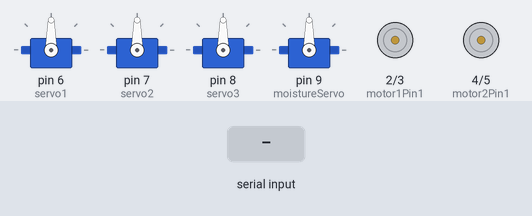
Simulated run of this sketch. Board: Arduino Uno, built with avr-gcc and run on an emulated ATmega328P. Parts: 4 × servo, motor-driver pin pairs drawn as motors (green arrow = first pin HIGH = forward, orange = second pin HIGH = backward, longer = more drive). The inputs (shaded band) are chosen by the test bench.

Above: at 1.2 s.
1.3 s: "FORWARD\n" received over Serial
At 2.1 s:
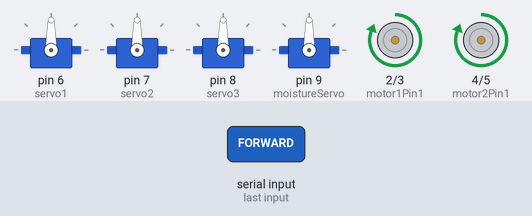
2.8 s: "BACKWARD\n" received over Serial
At 3.3 s:
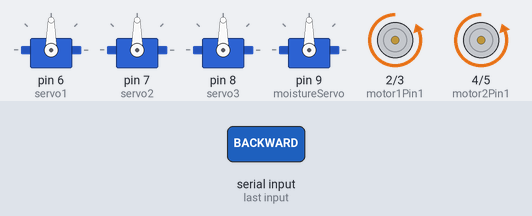
4.3 s: "LEFT\n" received over Serial
At 5.4 s:
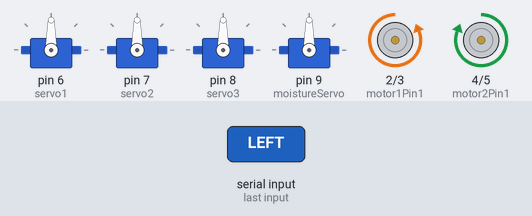
5.8 s: "RIGHT\n" received over Serial
At 6.6 s:
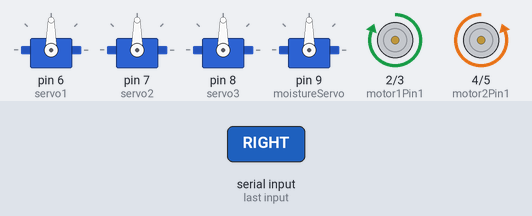
7.3 s: "SERVO1:\n" received over Serial
At 7.8 s:
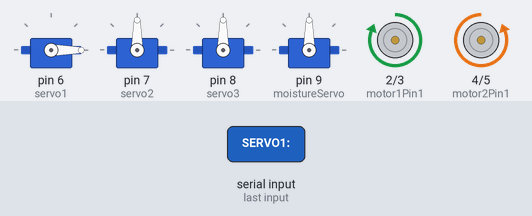
8.8 s: "STOP\n" received over Serial
At 10.1 s:
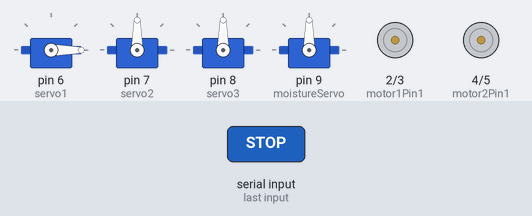
Timing chart, 0 to 11.3 s (numbered marks = the images above; inputs shaded):
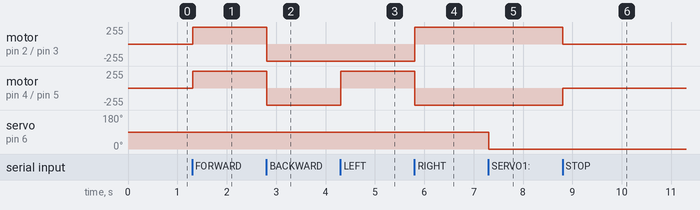

The sketch:

agri-rover-arduino.ino
```cpp
#include <Servo.h>

// Define motor pins
const int motor1Pin1 = 2; // Motor 1 control pin 1
const int motor1Pin2 = 3; // Motor 1 control pin 2
const int motor2Pin1 = 4; // Motor 2 control pin 1
const int motor2Pin2 = 5; // Motor 2 control pin 2

// Define servo objects
Servo servo1; // Servo 1 for the robotic arm
Servo servo2; // Servo 2 for the robotic arm
Servo servo3; // Servo 3 for the robotic arm
Servo moistureServo; // Servo for the moisture sensor

// Servo angles
int servo1Angle = 90; // Initial angle for Servo 1
int servo2Angle = 90; // Initial angle for Servo 2
int servo3Angle = 90; // Initial angle for Servo 3
int moistureServoAngle = 90; // Initial angle for Moisture Sensor Servo

void setup() {
  // Set motor pins as outputs
  pinMode(motor1Pin1, OUTPUT);
  pinMode(motor1Pin2, OUTPUT);
  pinMode(motor2Pin1, OUTPUT);
  pinMode(motor2Pin2, OUTPUT);

  // Attach servos to pins
  servo1.attach(6); // Servo 1 on pin 6
  servo2.attach(7); // Servo 2 on pin 7
  servo3.attach(8); // Servo 3 on pin 8
  moistureServo.attach(9); // Moisture Sensor Servo on pin 9

  // Initialize servos to default positions
  servo1.write(servo1Angle);
  servo2.write(servo2Angle);
  servo3.write(servo3Angle);
  moistureServo.write(moistureServoAngle);

  // Start serial communication for Bluetooth
  Serial.begin(9600); // HC-05 default baud rate
}

void loop() {
  // Check for incoming Bluetooth data
  if (Serial.available() > 0) {
    String command = Serial.readStringUntil('\n'); // Read the command
    processCommand(command); // Process the command
  }
}

void processCommand(String command) {
  // Rover movement commands
  if (command == "FORWARD") {
    moveForward();
  } else if (command == "BACKWARD") {
    moveBackward();
  } else if (command == "LEFT") {
    turnLeft();
  } else if (command == "RIGHT") {
    turnRight();
  } else if (command == "STOP") {
    stopMotors();
  }

  // Servo commands
  else if (command.startsWith("SERVO1:")) {
    servo1Angle = command.substring(7).toInt(); // Extract angle
    servo1.write(servo1Angle); // Move Servo 1
  } else if (command.startsWith("SERVO2:")) {
    servo2Angle = command.substring(7).toInt(); // Extract angle
    servo2.write(servo2Angle); // Move Servo 2
  } else if (command.startsWith("SERVO3:")) {
    servo3Angle = command.substring(7).toInt(); // Extract angle
    servo3.write(servo3Angle); // Move Servo 3
  } else if (command.startsWith("MOISTURE:")) {
    moistureServoAngle = command.substring(9).toInt(); // Extract angle
    moistureServo.write(moistureServoAngle); // Move Moisture Sensor Servo
  }
}

// Motor control functions
void moveForward() {
  digitalWrite(motor1Pin1, HIGH);
  digitalWrite(motor1Pin2, LOW);
  digitalWrite(motor2Pin1, HIGH);
  digitalWrite(motor2Pin2, LOW);
}

void moveBackward() {
  digitalWrite(motor1Pin1, LOW);
  digitalWrite(motor1Pin2, HIGH);
  digitalWrite(motor2Pin1, LOW);
  digitalWrite(motor2Pin2, HIGH);
}

void turnLeft() {
  digitalWrite(motor1Pin1, LOW);
  digitalWrite(motor1Pin2, HIGH);
  digitalWrite(motor2Pin1, HIGH);
  digitalWrite(motor2Pin2, LOW);
}

void turnRight() {
  digitalWrite(motor1Pin1, HIGH);
  digitalWrite(motor1Pin2, LOW);
  digitalWrite(motor2Pin1, LOW);
  digitalWrite(motor2Pin2, HIGH);
}

void stopMotors() {
  digitalWrite(motor1Pin1, LOW);
  digitalWrite(motor1Pin2, LOW);
  digitalWrite(motor2Pin1, LOW);
  digitalWrite(motor2Pin2, LOW);
}
```

Measured:
- after the input at 1.3 s, motor on pin 2 (motor1Pin1) / pin 3 (motor1Pin2), motor on pin 4 (motor2Pin1) / pin 5 (motor2Pin2): stopped → forward 255/255 at once
- after the input at 2.8 s, motor on pin 2 (motor1Pin1) / pin 3 (motor1Pin2), motor on pin 4 (motor2Pin1) / pin 5 (motor2Pin2): forward 255/255 → backward 255/255 at once
- after the input at 4.3 s, motor on pin 4 (motor2Pin1) / pin 5 (motor2Pin2): backward 255/255 → forward 255/255 at once
- after the input at 5.8 s, motor on pin 2 (motor1Pin1) / pin 3 (motor1Pin2): backward 255/255 → forward 255/255 at once; motor on pin 4 (motor2Pin1) / pin 5 (motor2Pin2): forward 255/255 → backward 255/255 at once
- after the input at 7.3 s, servo on pin 6 (servo1): 90° → 0° at once
- after the input at 8.8 s, motor on pin 2 (motor1Pin1) / pin 3 (motor1Pin2): forward 255/255 → stopped at once; motor on pin 4 (motor2Pin1) / pin 5 (motor2Pin2): backward 255/255 → stopped at once
